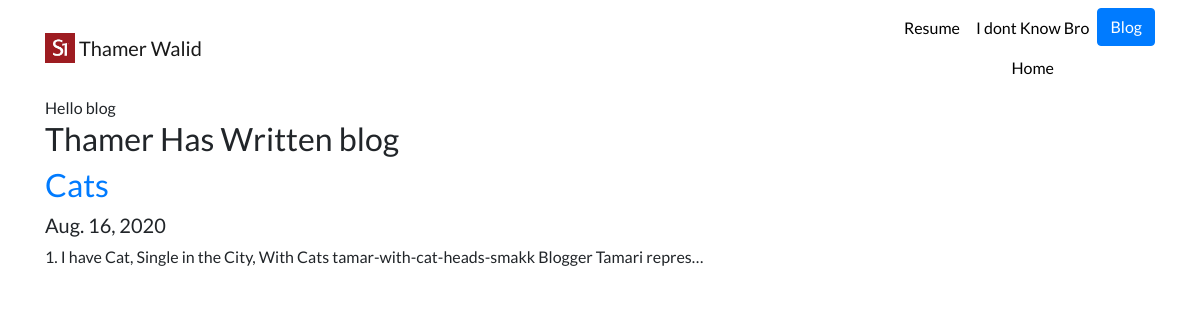
/blog/, run on an earlier commit of the app's database.
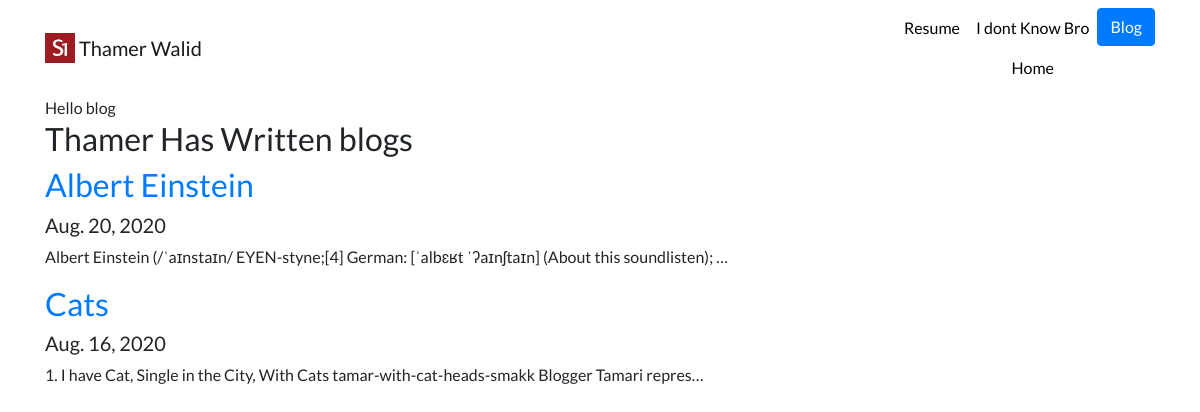
And on a later commit of the database.
### blog/models.py (models this page shows)
class Blog(models.Model):
    title = models.CharField(max_length=200)
    description = models.TextField()
    date = models.DateField()

### blog/views.py (the view)
# urls.py: path('', views.all_blogs, name='all_blogs'),
def all_blogs(request):
    blogs = Blog.objects.order_by('-date')[:5]
    return render(request, 'blog/all_blogs.html', {'blogs':blogs})

### blog/templates/blog/all_blogs.html
{% extends 'portfolio/base.html' %}
{% block content %}
Hello blog
<h2>Thamer Has Written {{ blog.count }} blog{{ blogs.count|pluralize}}</h2>
{% for blog in blogs %}
<a href="{% url 'blog:detail' blog.id %}"><h2>{{ blog.title }}</h2></a>
<h5>{{ blog.date }}</h5>
<p>{{ blog.description|truncatechars:100 }}</p>
{% endfor %}
{% endblock %}

### portfolio/templates/portfolio/base.html (shortened to what this page needs)
{% load static %}
<!doctype html>
<html lang="en">
<head>
  <link rel="stylesheet" href="https://stackpath.bootstrapcdn.com/bootstrap/4.4.1/css/bootstrap.min.css">
  <link rel="stylesheet" href="{% static "portfolio/custom.css" %}">
</head>
<body>
  <nav id="topNav" class="navbar navbar-expand-md navbar-light">
    <div class="container">
      <a class="navbar-brand" href="{% url 'home' %}">
        <img src="{% static "portfolio/Logo.png" %}" width="30" height="30" class="d-inline-block align-top" alt="Nick's Logo">
        <span>Thamer Walid</span>
      </a>
      <div class="collapse navbar-collapse text-center" id="navbarNav">
        <ul class="navbar-nav ml-auto">
          <li class="nav-item">
            <a class="nav-link" href="{% static "portfolio/resume.pdf" %}">Resume</a>
          </li>
          <li class="nav-item">
            <a class="nav-link" href="https://store.steampowered.com/" target="_blank">I dont Know Bro</a>
            <a class="nav-link" href="localhost:8000" target="_blank">Home</a>
          </li>
          <li>
            <a role="button" href="{% url 'blog:all_blogs' %}" class="btn btn-primary">Blog</a>
          </li>
        </ul>
      </div>
    </div>
  </nav>
  <div class="container">
    {% block content %}{% endblock %}
  </div>
</body>
</html>

### media/portfolio/custom.css (style rules this page uses)
.navbar-nav .nav-link { color: rgba(0,0,0,1) !important; }
body { font-family: 'Lato', sans-serif; }

What changed in the data, as far as the page shows it:
added Blog: title "Albert Einstein", date "Aug. 20, 2020", description "Albert Einstein (/ˈaɪnstaɪn/ EYEN-styne;[4] German: [ˈalbɛʁt ˈʔaɪnʃtaɪn] (About this soundlisten); …"
